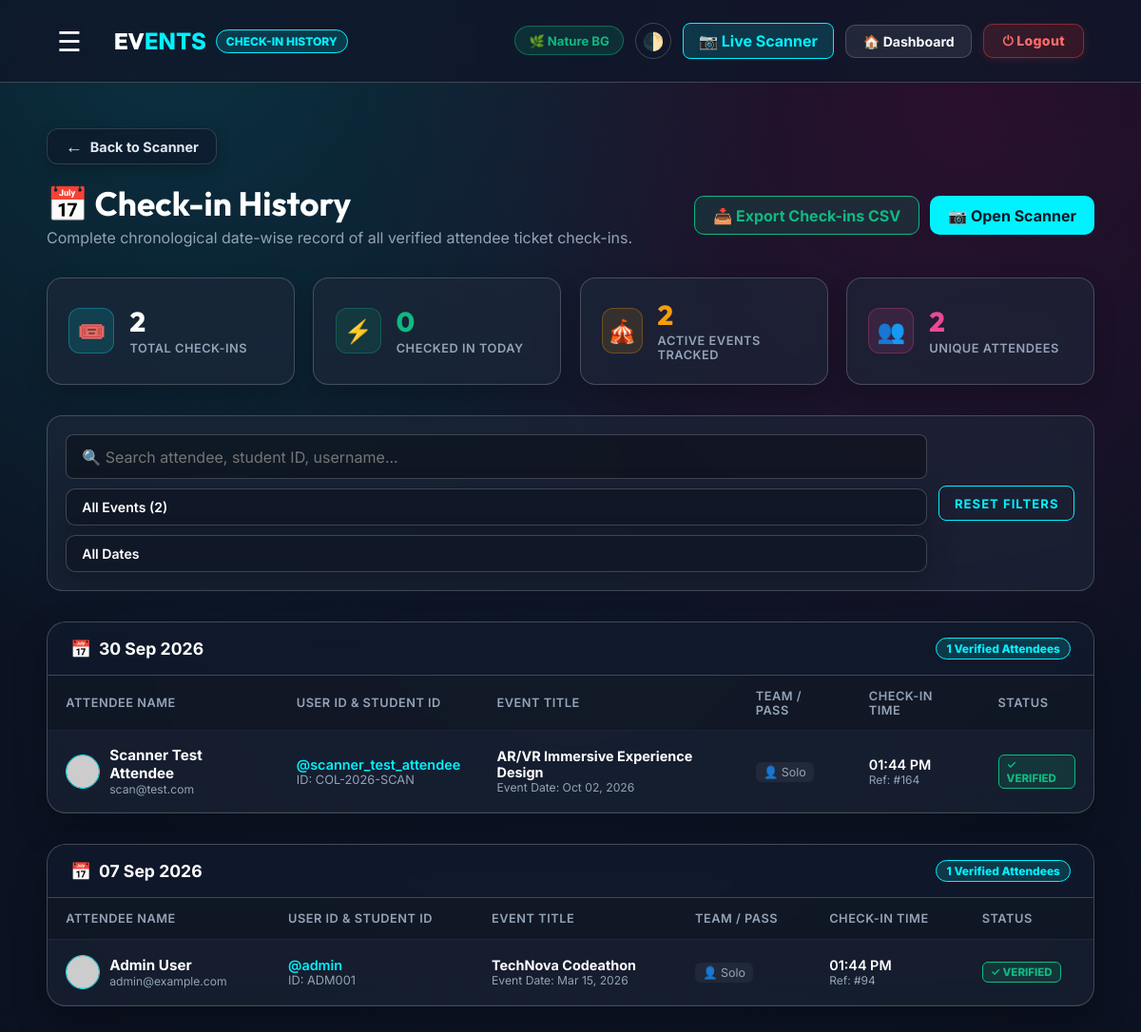
/checkin_history (signed in), run on an earlier commit of the app's database.
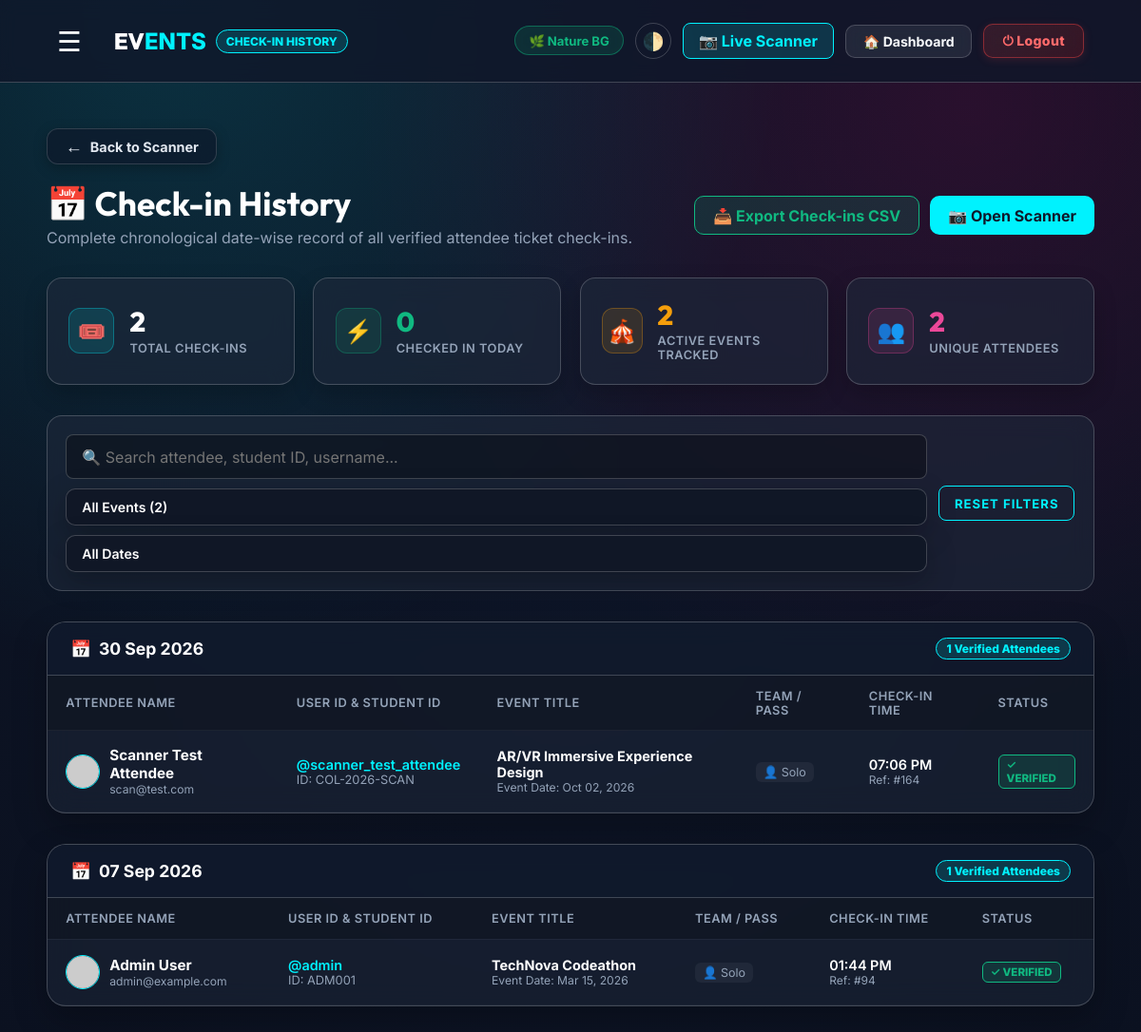
And on a later commit of the database.
### tables this page shows
CREATE TABLE registrations 
                 (id INTEGER PRIMARY KEY AUTOINCREMENT, username TEXT, event_id INTEGER, 
                  full_name TEXT, email TEXT, phone TEXT, college_id TEXT, 
                  timestamp DATETIME DEFAULT CURRENT_TIMESTAMP, payment_method TEXT, upi_id TEXT, checked_in INTEGER DEFAULT 0, checkin_time DATETIME, team_name TEXT DEFAULT '', team_members TEXT DEFAULT '[]', status TEXT DEFAULT 'active', cancelled_at DATETIME, ticket_code TEXT DEFAULT '', cancellation_reason TEXT DEFAULT '', cancellation_feedback TEXT DEFAULT '');

CREATE TABLE events
                 (id INTEGER PRIMARY KEY AUTOINCREMENT, title TEXT, date TEXT, desc TEXT, 
                  price TEXT, color TEXT, image TEXT, purpose TEXT, full_details TEXT, outcome TEXT, seats_total INTEGER DEFAULT 100, seats_filled INTEGER DEFAULT 0, is_draft INTEGER DEFAULT 0, featured INTEGER DEFAULT 0, venue TEXT DEFAULT 'Online', venue_address TEXT DEFAULT 'Tech Park Campus, Innovation Block A, Bangalore - 560103', time TEXT DEFAULT '10:00 AM', end_time TEXT DEFAULT '05:00 PM');

### backend/app.py (the view)
@app.route('/checkin_history')
def checkin_history():
    if not (is_host() or is_admin()):
        flash("Host or Admin privileges required to access Check-in History.", "error")
        return redirect(url_for('dashboard'))
    conn = get_db(row_factory=True)
    c = conn.cursor()
    c.execute("""
        SELECT r.id, r.username, r.full_name, r.email, r.phone, r.college_id, r.team_name, r.checkin_time, r.timestamp as reg_timestamp,
               e.id as event_id, e.title as event_title, e.date as event_date, e.venue, e.venue_address
        FROM registrations r
        JOIN events e ON r.event_id = e.id
        WHERE r.checked_in = 1
        ORDER BY r.id DESC
    """)
    rows = [dict(row) for row in c.fetchall()]
    conn.close()
    total_checkins = len(rows)
    today_str = datetime.now().strftime('%d %b %Y') # e.g. "29 Sep 2026"
    today_checkins = 0
    unique_attendees_set = set()
    events_tracked_set = set()
    events_list_map = {}
    grouped_history = {}
    for item in rows:
        c_time_raw = item.get('checkin_time') or item.get('reg_timestamp') or ''
        date_part = "Recorded Check-in"
        time_part = ""
        if ',' in c_time_raw:
            parts = c_time_raw.split(',', 1)
            date_part = parts[0].strip()
            time_part = parts[1].strip()
        elif c_time_raw:
            date_part = c_time_raw.split()[0].strip()
            time_part = c_time_raw
        is_today = (today_str.lower() in date_part.lower()) or (datetime.now().strftime('%Y-%m-%d') in c_time_raw)
        if is_today:
            today_checkins += 1
        item['time_only'] = time_part or c_time_raw
        unique_attendees_set.add(item['username'].lower() if item.get('username') else item.get('full_name', ''))
        events_tracked_set.add(item['event_id'])
        events_list_map[item['event_title']] = {'title': item['event_title'], 'id': item['event_id']}
        if date_part not in grouped_history:
            grouped_history[date_part] = {
                'is_today': is_today,
                'records': []
            }
        grouped_history[date_part]['records'].append(item)
    events_list = list(events_list_map.values())
    return render_template(
        'checkin_history.html',
        grouped_history=grouped_history,
        total_checkins=total_checkins,
        today_checkins=today_checkins,
        total_events_checked=len(events_tracked_set),
        unique_attendees=len(unique_attendees_set),
        events_list=events_list,
        is_host=is_host(),
        is_admin=is_admin()
    )

### backend/app.py (called while the page is built, shortened)
def get_db(timeout=60.0, row_factory=False):
    conn = getattr(_thread_local, 'conn', None)
    return conn

def is_host():
    if not session.get('loggedin'):
        return False
    if session.get('role') == 'host' or session.get('is_admin'):
        return True

def is_admin():
    if not session.get('loggedin'):
        return False
    if session.get('is_admin'):
        return True

@app.context_processor
def inject_user_data():
    current_user = None
    user_is_admin = False
    user_is_host = False
    if session.get('loggedin'):
        username = session.get('username')
        user_is_admin = is_admin()
        user_is_host = is_host()
        photo = session.get('profile_photo')
        user_id = session.get('user_id')
        current_user = {'username': username, 'profile_photo': photo, 'user_id': user_id or 'UID-0001'}
    return dict(current_user=current_user, is_admin=user_is_admin, is_host=user_is_host)

    def __getattr__(self, name):
        return getattr(self._raw_conn, name)

    def close(self):
        pass

### frontend/templates/checkin_history.html (shortened to what the changed rows need)
<!DOCTYPE html>
<html lang="en">
<head>
    <link rel="stylesheet" href="{{ url_for('static', filename='style.css') }}?v=5.0">
</head>
<body>
    <div class="checkin-history-container">
        <div style="display: flex; justify-content: space-between; align-items: center; flex-wrap: wrap; gap: 1rem; margin-bottom: 2rem;">
            <div>
                <h1 style="font-family: var(--font-heading); color: #ffffff; font-size: 2.2rem; margin: 0;">📅 Check-in History</h1>
            </div>
        </div>
        <div id="dateGroupsContainer">
            {% if grouped_history %}
                {% for date_key, group in grouped_history.items() %}
                <div class="date-group-card" data-date-group="{{ date_key }}">
                    <div class="date-group-header">
                        <div class="date-title">
                            <span>📅</span>
                            <span>{{ date_key }}</span>
                        </div>
                        <div class="date-count-badge">
                            {{ group.records|length }} Verified Attendees
                        </div>
                    </div>
                    <div style="overflow-x: auto;">
                        <table class="checkin-table">
                            <thead>
                                <tr>
                                    <th>Attendee Name</th>
                                    <th>User ID & Student ID</th>
                                    <th>Event Title</th>
                                    <th>Team / Pass</th>
                                    <th>Check-in Time</th>
                                    <th>Status</th>
                                </tr>
                            </thead>
                            <tbody>
                                {% for item in group.records %}
                                <tr class="checkin-row" data-name="{{ item.full_name|lower }}" data-username="{{ item.username|lower }}" data-college="{{ item.college_id|lower }}" data-event="{{ item.event_title }}">
                                    <td>
                                        <div class="user-avatar-cell">
                                            <img src="https://ui-avatars.com/api/?name={{ item.full_name or item.username }}&background=00f2fe&color=0f172a&bold=true" class="user-avatar-sm" alt="avatar">
                                            <div>
                                                <strong style="color: #ffffff; font-size: 0.95rem;">{{ item.full_name or item.username }}</strong>
                                                {% if item.email %}
                                                <div style="font-size: 0.76rem; color: var(--text-muted);">{{ item.email }}</div>
                                                {% endif %}
                                            </div>
                                        </div>
                                    </td>
                                    <td>
                                        <div style="font-weight: 600; color: var(--primary);">@{{ item.username }}</div>
                                        <div style="font-size: 0.8rem; color: var(--text-muted);">ID: {{ item.college_id or 'N/A' }}</div>
                                    </td>
                                    <td>
                                        <strong style="color: #ffffff;">{{ item.event_title }}</strong>
                                        <div style="font-size: 0.76rem; color: var(--text-muted);">Event Date: {{ item.event_date }}</div>
                                    </td>
                                    <td>
                                        {% if item.team_name %}
                                        <span style="background: rgba(245, 158, 11, 0.15); color: #f59e0b; border: 1px solid rgba(245, 158, 11, 0.3); padding: 3px 8px; border-radius: 6px; font-size: 0.78rem; font-weight: 700;">👥 {{ item.team_name }}</span>
                                        {% else %}
                                        <span style="background: rgba(255, 255, 255, 0.05); color: var(--text-muted); padding: 3px 8px; border-radius: 6px; font-size: 0.78rem;">👤 Solo</span>
                                        {% endif %}
                                    </td>
                                    <td>
                                        <div style="font-weight: 600; color: #ffffff;">{{ item.time_only or item.checkin_time }}</div>
                                        <div style="font-size: 0.75rem; color: var(--text-muted);">Ref: #{{ item.id }}</div>
                                    </td>
                                    <td>
                                        <span class="status-verified-chip">✓ Verified</span>
                                    </td>
                                </tr>
                                {% endfor %}
                            </tbody>
                        </table>
                    </div>
                </div>
                {% endfor %}
            {% endif %}
        </div>
    </div>
</body>
</html>

What changed in the data, as far as the page shows it:
changed registrations "Scanner Test Attendee": time_only "01:44 PM" → "07:06 PM"
